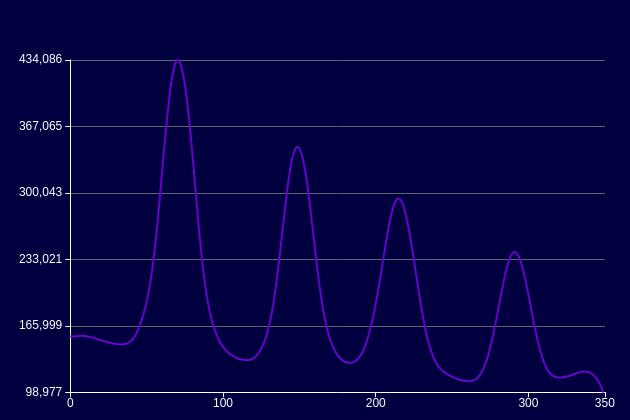
#> input picture bgm.jpg, 630 x 420 px
$ python -i my_imgpro.py   (imports and definitions only)
#> lines starting #> are read from the running program, lines starting #| are printed output that depends on the picture
from PIL import Image

def add_bgc(I):
#> called with I = 'bgm.jpg'
    im = Image.open(I)
#> im is the input picture: PIL image 630x420 RGB; mean R, G, B 5.3, 3.2, 67.5

    fill_color = (0, 0, 64)  # your new background color

    im = im.convert("RGBA")  # it had mode P after DL it from OP
#> im: PIL image 630x420 RGBA
    if im.mode in ('RGBA', 'LA'):
        background = Image.new(im.mode[:-1], im.size, fill_color)
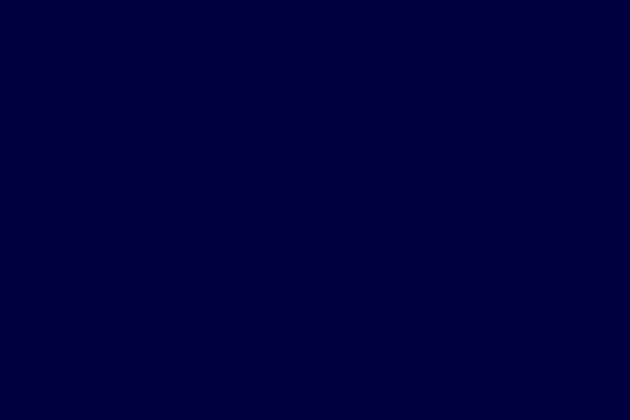
#> background: PIL image 630x420 RGB; mean R, G, B 0, 0, 64
        background.paste(im, im.split()[-1])  # omit transparency
        im = background

    im.convert("RGB")
    return im

>>> result = add_bgc('bgm.jpg')
